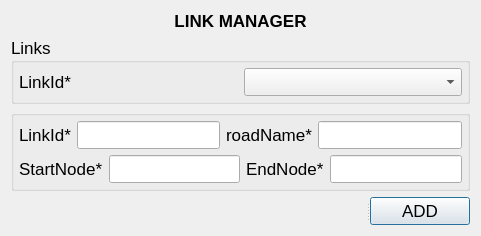
<?xml version="1.0" encoding="UTF-8"?>
<ui version="4.0">
 <class>LinkManager</class>
 <widget class="QDialog" name="LinkManager">
  <property name="enabled">
   <bool>true</bool>
  </property>
  <property name="geometry">
   <rect>
    <x>0</x>
    <y>0</y>
    <width>481</width>
    <height>233</height>
   </rect>
  </property>
  <property name="font">
   <font>
    <family>Tahoma</family>
    <pointsize>13</pointsize>
   </font>
  </property>
  <property name="contextMenuPolicy">
   <enum>Qt::DefaultContextMenu</enum>
  </property>
  <property name="windowTitle">
   <string notr="true">iSimGis Converter</string>
  </property>
  <property name="windowOpacity">
   <double>4.000000000000000</double>
  </property>
  <property name="toolTip">
   <string notr="true"/>
  </property>
  <property name="statusTip">
   <string notr="true"/>
  </property>
  <property name="sizeGripEnabled">
   <bool>false</bool>
  </property>
  <layout class="QGridLayout" name="gridLayout_3">
   <item row="0" column="0">
    <layout class="QVBoxLayout" name="verticalLayout">
     <item>
      <widget class="QLabel" name="titleLabel">
       <property name="font">
        <font>
         <pointsize>13</pointsize>
         <weight>75</weight>
         <bold>true</bold>
        </font>
       </property>
       <property name="text">
        <string>LINK MANAGER</string>
       </property>
       <property name="alignment">
        <set>Qt::AlignCenter</set>
       </property>
      </widget>
     </item>
     <item>
      <widget class="QGroupBox" name="linkGroupBox">
       <property name="title">
        <string>Links</string>
       </property>
       <layout class="QGridLayout" name="gridLayout">
        <property name="leftMargin">
         <number>5</number>
        </property>
        <property name="topMargin">
         <number>5</number>
        </property>
        <property name="rightMargin">
         <number>5</number>
        </property>
        <property name="bottomMargin">
         <number>5</number>
        </property>
        <item row="0" column="0">
         <widget class="QLabel" name="linkIdLabel">
          <property name="text">
           <string>LinkId*</string>
          </property>
         </widget>
        </item>
        <item row="0" column="1">
         <widget class="QComboBox" name="linkIdComboBox"/>
        </item>
       </layout>
      </widget>
     </item>
     <item>
      <widget class="QGroupBox" name="attributeGroup">
       <property name="title">
        <string/>
       </property>
       <layout class="QGridLayout" name="gridLayout_2">
        <property name="leftMargin">
         <number>5</number>
        </property>
        <property name="topMargin">
         <number>5</number>
        </property>
        <property name="rightMargin">
         <number>5</number>
        </property>
        <property name="bottomMargin">
         <number>5</number>
        </property>
        <item row="0" column="0">
         <layout class="QHBoxLayout" name="horizontalLayout">
          <item>
           <widget class="QLabel" name="idLabel">
            <property name="text">
             <string>LinkId*</string>
            </property>
           </widget>
          </item>
          <item>
           <widget class="QLineEdit" name="id"/>
          </item>
          <item>
           <widget class="QLabel" name="roadNameLabel">
            <property name="text">
             <string>roadName*</string>
            </property>
           </widget>
          </item>
          <item>
           <widget class="QLineEdit" name="roadName"/>
          </item>
         </layout>
        </item>
        <item row="1" column="0">
         <layout class="QHBoxLayout" name="horizontalLayout_2">
          <item>
           <widget class="QLabel" name="startNodeLabel">
            <property name="text">
             <string>StartNode*</string>
            </property>
           </widget>
          </item>
          <item>
           <widget class="QLineEdit" name="startNode"/>
          </item>
          <item>
           <widget class="QLabel" name="endNodeLabel">
            <property name="text">
             <string>EndNode*</string>
            </property>
           </widget>
          </item>
          <item>
           <widget class="QLineEdit" name="endNode"/>
          </item>
         </layout>
        </item>
       </layout>
      </widget>
     </item>
     <item>
      <widget class="QSplitter" name="splitter">
       <property name="orientation">
        <enum>Qt::Horizontal</enum>
       </property>
       <widget class="QLabel" name="errorMessage">
        <property name="font">
         <font>
          <italic>true</italic>
         </font>
        </property>
        <property name="styleSheet">
         <string notr="true">color: rgb(255, 20, 27)</string>
        </property>
        <property name="text">
         <string/>
        </property>
       </widget>
       <widget class="QPushButton" name="actionButton">
        <property name="maximumSize">
         <size>
          <width>100</width>
          <height>100</height>
         </size>
        </property>
        <property name="text">
         <string>ADD</string>
        </property>
       </widget>
      </widget>
     </item>
    </layout>
   </item>
  </layout>
 </widget>
 <resources/>
 <connections/>
</ui>
